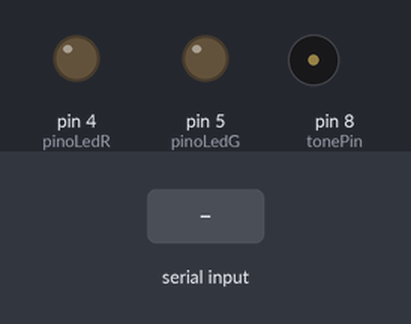
Bench run of a sketch on a simulated Arduino Uno, built with avr-gcc and run on an emulated ATmega328P. Shown: output pins drawn as LEDs (lit = HIGH), buzzer (waves = sounding). Dashed ring = blinking. The test bench sets the inputs (shaded band).

Above: at 1.3 s.
1.4 s: "g" received over the second serial link
At 2.02 s:
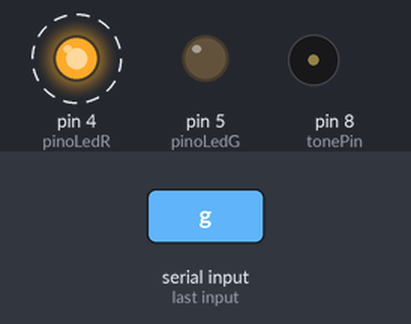
At 4.15 s:
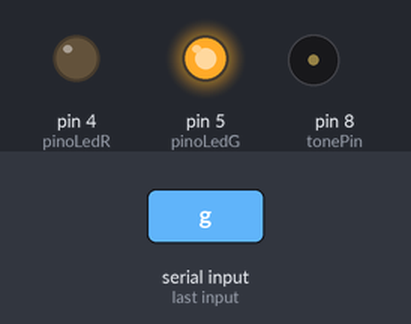
4.4 s: "m" received over the second serial link
At 7.8 s:
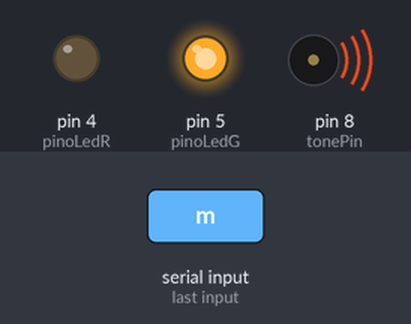
Timing chart, 0 to 13.4 s (numbered marks = the images above; inputs shaded):
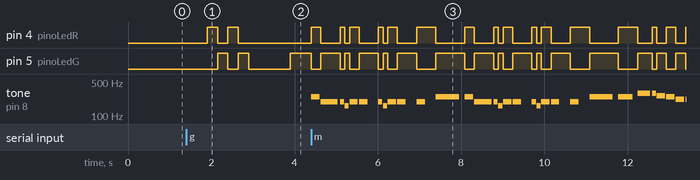

Measured:
- after the input at 1.4 s, pin 4 (pinoLedR): alternates HIGH for 0.25 s and LOW for 0.25 s, 4 changes in all, then stays LOW, starting after 0.50 s; pin 5 (pinoLedG): goes HIGH 0.25 s, LOW 0.25 s, HIGH 0.25 s, LOW 1.0 s, then HIGH, starting after 0.75 s
- after the input at 4.4 s, pin 4 (pinoLedR): LOW → HIGH at once, → LOW 0.23 s later, → HIGH 0.46 s later, → LOW 0.11 s later, … (31 changes in this stretch); pin 5 (pinoLedG): HIGH → LOW at once, → HIGH 0.23 s later, → LOW 0.46 s later, → HIGH 0.11 s later, … (31 changes in this stretch)

The sketch:

roberto.ino
```cpp
#include "SoftwareSerial.h"

const int pinoRX = 2; //PINO DIGITAL 2 (RX)
const int pinoTX = 3; //PINO DIGITAL 3 (TX)
const int pinoLedR = 4; //PINO DIGITAL UTILIZADO PELO LED VERMELHO
const int pinoLedG = 5; //PINO DIGITAL UTILIZADO PELO LED VERDE
int dadoBluetooth = 0; //VARIÁVEL QUE ARMAZENA O VALOR ENVIADO PELO BLUETOOTH
boolean loopLED = false; //VARIÁVEL BOOLEANA QUE FAZ O CONTROLE DE ATIVAÇÃO DO LOOP DO LED
const int tonePin = 8; //PINO DIGITAL USADO PRO BUZZER
const int intervalo = 500; //TEMPO PARA INTERVALO

SoftwareSerial bluetooth(pinoRX, pinoTX); //INICIALIZAÇÃO DO MODULO BLUETOOTH

void setup() {
  Serial.begin(9600); //INICIALIZA A SERIAL
  bluetooth.begin(9600); //INICIALIZA A SERIAL DO BLUETOOTH
  delay(100); //INTERVALO DE 100 MILISSEGUNDOS
  pinMode(pinoLedG, OUTPUT);//DEFINE O PINO COMO SAÍDA
  pinMode(pinoLedR, OUTPUT);//DEFINE O PINO COMO SAÍDA
  pinMode(tonePin, OUTPUT);//DEFINE O PINO COMO SAÍDA
}

void loop() {
  if(bluetooth.available()){ //SE O BLUETOOTH ESTIVER HABILITADO, FAZ
       dadoBluetooth = bluetooth.read(); //VARIÁVEL RECEBE O VALOR ENVIADO PELO BLUETOOTH

  switch(dadoBluetooth){
    case 'g':
    loopLED = false;
    resposta(pinoLedG);
    break;

    case 'r':
    loopLED = false;
    resposta(pinoLedR);
    break;

    case 'm':
    musica();
    break;

    case 's':
    shutdownWindows();
    break;

    case 'l':
    logonWindows();
    break;

    case '1':
    loopLED = true;
    break;

    case '0':
    loopLED = false;
    digitalWrite(pinoLedR, LOW); //DESLIGA O LED
    digitalWrite(pinoLedG, LOW); //DESLIGA O LED
    break;

    default:
    break;

  }

  }

  //MÉTODO RESPONSÁVEL PELO LOOP (LIGA / DESLIGA) DO LED
  if(loopLED){
    digitalWrite(pinoLedR, HIGH); //LIGA O LED
    digitalWrite(pinoLedG, HIGH); //LIGA O LED
    delay(500); //INTERVALO DE 500 MILISSEGUNDOS
    digitalWrite(pinoLedR, LOW); //DESLIGA O LED
    digitalWrite(pinoLedG, LOW); //DESLIGA O LED
    delay(500); //INTERVALO DE 500 MILISSEGUNDOS
  }
}

//FUNÇÃO PARA ANIMAÇÃO DE LEDS
void resposta(int pino){
  int i;
  digitalWrite(pinoLedR,LOW);
  digitalWrite(pinoLedG,LOW);
  delay(intervalo);

  for(i=0;i<2;i++){
    digitalWrite(pinoLedR,HIGH);
    digitalWrite(pinoLedG,LOW);
    delay(intervalo/2);
    digitalWrite(pinoLedR,LOW);
    digitalWrite(pinoLedG,HIGH);
    delay(intervalo/2);
  };
  digitalWrite(pinoLedR,LOW);
  digitalWrite(pinoLedG,LOW);
  delay(intervalo*2);
  digitalWrite(pino,HIGH);
}

//FUNÇÃO P/ TOQUE
void shutdownWindows(){
  tone(tonePin, 830, 225.0);
    delay(250.0);
    tone(tonePin, 622, 225.0);
    delay(250.0);
    tone(tonePin, 415, 225.0);
    delay(250.0);
    tone(tonePin, 466, 225.0);
    delay(250.0);
}

//FUNÇÃO P/ TOQUE
void logonWindows(){
  tone(tonePin, 622, 225.0);
    delay(250.0);
    tone(tonePin, 311, 112.5);
    delay(125.0);
    tone(tonePin, 466, 225.0);
    delay(250.0);
    tone(tonePin, 415, 337.5);
    delay(375.0);
    tone(tonePin, 622, 225.0);
    delay(250.0);
    tone(tonePin, 466, 450.0);
    delay(500.0);
}


//FUNÇÃO P/ TOCAR MUSICA
void musica(){
    tone(tonePin, 246, 203.992851562);
    ritmo(true);
    delay(226.658723958);
    delay(4.82252604167);
    tone(tonePin, 195, 412.325976562);
    ritmo(false);
    delay(458.139973958);
    delay(4.82252604167);
    tone(tonePin, 195, 99.8262890625);
    ritmo(true);
    delay(110.918098958);
    delay(4.82252604167);
    tone(tonePin, 164, 99.8262890625);
    ritmo(false);
    delay(110.918098958);
    delay(4.82252604167);
    tone(tonePin, 195, 203.992851562);
    ritmo(true);
    delay(226.658723958);
    delay(4.82252604167);
    tone(tonePin, 195, 203.992851562);
    ritmo(false);
    delay(226.658723958);
    delay(236.303776042);
    tone(tonePin, 195, 99.8262890625);
    ritmo(true);
    delay(110.918098958);
    delay(4.82252604167);
    tone(tonePin, 164, 99.8262890625);
    ritmo(false);
    delay(110.918098958);
    delay(4.82252604167);
    tone(tonePin, 195, 203.992851562);
    ritmo(true);
    delay(226.658723958);
    delay(4.82252604167);
    tone(tonePin, 195, 203.992851562);
    ritmo(false);
    delay(226.658723958);
    delay(236.303776042);
    tone(tonePin, 195, 203.992851562);
    ritmo(true);
    delay(226.658723958);
    delay(236.303776042);
    tone(tonePin, 246, 555.555);
    ritmo(false);
    delay(617.283333333);
    delay(77.1604166667);
    tone(tonePin, 246, 203.992851562);
    ritmo(true);
    delay(226.658723958);
    delay(4.82252604167);
    tone(tonePin, 195, 412.325976562);
    ritmo(false);
    delay(458.139973958);
    delay(4.82252604167);
    tone(tonePin, 195, 99.8262890625);
    ritmo(true);
    delay(110.918098958);
    delay(4.82252604167);
    tone(tonePin, 164, 99.8262890625);
    ritmo(false);
    delay(110.918098958);
    delay(4.82252604167);
    tone(tonePin, 195, 203.992851562);
    ritmo(true);
    delay(226.658723958);
    delay(4.82252604167);
    tone(tonePin, 195, 203.992851562);
    ritmo(false);
    delay(226.658723958);
    delay(236.303776042);
    tone(tonePin, 195, 99.8262890625);
    ritmo(true);
    delay(110.918098958);
    delay(4.82252604167);
    tone(tonePin, 164, 99.8262890625);
    ritmo(false);
    delay(110.918098958);
    delay(4.82252604167);
    tone(tonePin, 195, 203.992851562);
    ritmo(true);
    delay(226.658723958);
    delay(4.82252604167);
    tone(tonePin, 195, 203.992851562);
    ritmo(false);
    delay(226.658723958);
    delay(236.303776042);
    tone(tonePin, 195, 203.992851562);
    ritmo(true);
    delay(226.658723958);
    delay(236.303776042);
    tone(tonePin, 246, 555.555);
    ritmo(false);
    delay(617.283333333);
    delay(77.1604166667);
    tone(tonePin, 246, 347.221875);
    ritmo(true);
    delay(385.802083333);
    delay(77.1604166667);
    tone(tonePin, 293, 308.159414062);
    ritmo(false);
    delay(342.399348958);
    delay(4.82252604167);
    tone(tonePin, 293, 99.8262890625);
    ritmo(true);
    delay(110.918098958);
    delay(4.82252604167);
    tone(tonePin, 261, 203.992851562);
    ritmo(false);
    delay(226.658723958);
    delay(4.82252604167);
    tone(tonePin, 246, 203.992851562);
    ritmo(true);
    delay(226.658723958);
    delay(4.82252604167);
    tone(tonePin, 220, 203.992851562);
    ritmo(false);
    delay(226.658723958);
    delay(4.82252604167);
    tone(tonePin, 220, 203.992851562);
    ritmo(true);
    delay(226.658723958);
    delay(4.82252604167);
    tone(tonePin, 195, 724.825664062);
    ritmo(false);
    delay(805.361848958);
    delay(120.563151042);
    tone(tonePin, 195, 203.992851562);
    ritmo(true);
    delay(226.658723958);
    delay(4.82252604167);
    tone(tonePin, 195, 203.992851562);
    ritmo(false);
    delay(226.658723958);
    delay(4.82252604167);
    tone(tonePin, 220, 203.992851562);
    ritmo(true);
    delay(226.658723958);
    delay(4.82252604167);
    tone(tonePin, 195, 203.992851562);
    ritmo(false);
    delay(226.658723958);
    delay(4.82252604167);
    tone(tonePin, 246, 203.992851562);
    ritmo(true);
    delay(226.658723958);
    delay(4.82252604167);
    tone(tonePin, 220, 555.555);
    ritmo(false);
    delay(617.283333333);
    delay(77.1604166667);
    tone(tonePin, 220, 203.992851562);
    ritmo(true);
    delay(226.658723958);
    delay(4.82252604167);
    tone(tonePin, 195, 412.325976562);
    ritmo(false);
    delay(458.139973958);
    delay(4.82252604167);
    tone(tonePin, 220, 203.992851562);
    ritmo(true);
    delay(226.658723958);
    delay(4.82252604167);
    tone(tonePin, 246, 203.992851562);
    ritmo(false);
    delay(226.658723958);
    delay(4.82252604167);
    tone(tonePin, 164, 1245.65847656);
    ritmo(true);
    delay(1384.06497396);
    digitalWrite(pinoLedR,LOW);
    digitalWrite(pinoLedG,LOW);
}

void ritmo(boolean ritmo){
  if(ritmo){
    digitalWrite(pinoLedR,HIGH);
    digitalWrite(pinoLedG,LOW);
  }else{
    digitalWrite(pinoLedR,LOW);
    digitalWrite(pinoLedG,HIGH);
  }
}
```
